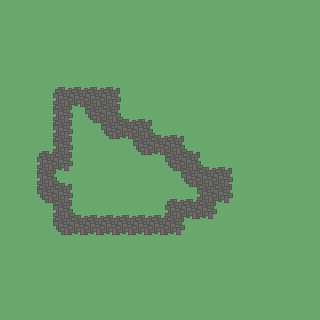

A level layout from a 2D game, rendered from its tile map. Below: a short description, then the map file with its tile-grid data intact:
An orthogonal 20x20 tile map with 16x16 px tiles, 2 tile layers (Tile Layer 2, Tile Layer 1).

<map version="1.10" tiledversion="1.10.2" orientation="orthogonal" renderorder="right-down" width="20" height="20" tilewidth="16" tileheight="16" infinite="0" nextlayerid="3" nextobjectid="1">
 <tileset firstgid="1" source="../tilesets/cobble.tsx" />
 <layer id="2" name="Tile Layer 2" width="20" height="20">
  <data encoding="csv">
44,44,44,44,44,44,44,44,44,44,44,44,44,44,44,44,44,44,44,44,
44,44,44,44,44,44,44,44,44,44,44,44,44,44,44,44,44,44,44,44,
44,44,44,44,44,44,44,44,44,44,44,44,44,44,44,44,44,44,44,44,
44,44,44,44,44,44,44,44,44,44,44,44,44,44,44,44,44,44,44,44,
44,44,44,44,44,44,44,44,44,44,44,44,44,44,44,44,44,44,44,44,
44,44,44,44,44,44,44,44,44,44,44,44,44,44,44,44,44,44,44,44,
44,44,44,44,44,44,44,44,44,44,44,44,44,44,44,44,44,44,44,44,
44,44,44,44,44,44,44,44,44,44,44,44,44,44,44,44,44,44,44,44,
44,44,44,44,44,44,44,44,44,44,44,44,44,44,44,44,44,44,44,44,
44,44,44,44,44,44,44,44,44,44,44,44,44,44,44,44,44,44,44,44,
44,44,44,44,44,44,44,44,44,44,44,44,44,44,44,44,44,44,44,44,
44,44,44,44,44,44,44,44,44,44,44,44,44,44,44,44,44,44,44,44,
44,44,44,44,44,44,44,44,44,44,44,44,44,44,44,44,44,44,44,44,
44,44,44,44,44,44,44,44,44,44,44,44,44,44,44,44,44,44,44,44,
44,44,44,44,44,44,44,44,44,44,44,44,44,44,44,44,44,44,44,44,
44,44,44,44,44,44,44,44,44,44,44,44,44,44,44,44,44,44,44,44,
44,44,44,44,44,44,44,44,44,44,44,44,44,44,44,44,44,44,44,44,
44,44,44,44,44,44,44,44,44,44,44,44,44,44,44,44,44,44,44,44,
44,44,44,44,44,44,44,44,44,44,44,44,44,44,44,44,44,44,44,44,
44,44,44,44,44,44,44,44,44,44,44,44,44,44,44,44,44,44,44,44
</data>
 </layer>
 <layer id="1" name="Tile Layer 1" width="20" height="20">
  <data encoding="csv">
0,0,0,0,0,0,0,0,0,0,0,0,0,0,0,0,0,0,0,0,
0,0,0,0,0,0,0,0,0,0,0,0,0,0,0,0,0,0,0,0,
0,0,0,0,0,0,0,0,0,0,0,0,0,0,0,0,0,0,0,0,
0,0,0,0,0,0,0,0,0,0,0,0,0,44,44,0,0,0,0,0,
0,0,0,0,0,0,0,0,0,0,0,0,0,44,44,0,0,0,0,0,
0,0,0,98,4,4,4,1,0,0,0,0,0,44,44,0,0,0,0,0,
0,0,0,2,36,67,35,68,0,0,0,0,0,0,44,44,0,0,0,0,
0,0,0,2,68,65,67,3,4,1,0,0,0,0,44,44,0,0,0,0,
0,0,0,2,68,0,65,66,67,3,4,1,0,0,44,44,44,0,0,0,
0,0,98,34,68,0,0,0,65,66,67,3,1,0,0,44,44,0,0,0,
0,0,2,36,100,0,0,0,44,44,65,67,3,4,1,44,44,0,0,0,
0,0,2,3,1,0,0,44,44,44,44,65,67,35,68,44,44,0,0,0,
0,0,65,67,68,0,0,0,0,44,98,4,34,36,100,0,0,0,0,0,
0,0,0,2,3,4,4,4,4,4,34,36,66,100,0,0,0,0,0,0,
0,0,0,65,66,66,66,66,66,66,66,100,0,0,0,0,0,0,0,0,
0,0,0,0,0,0,0,0,0,0,0,0,0,0,0,0,0,0,0,0,
0,0,0,0,0,0,0,0,0,0,0,0,0,0,0,0,0,0,0,0,
0,0,0,0,0,0,0,0,0,0,0,0,0,0,0,0,0,0,0,0,
0,0,0,0,0,0,0,0,0,0,0,0,0,0,0,0,0,0,0,0,
0,0,0,0,0,0,0,0,0,0,0,0,0,0,0,0,0,0,0,0
</data>
 </layer>
</map>
